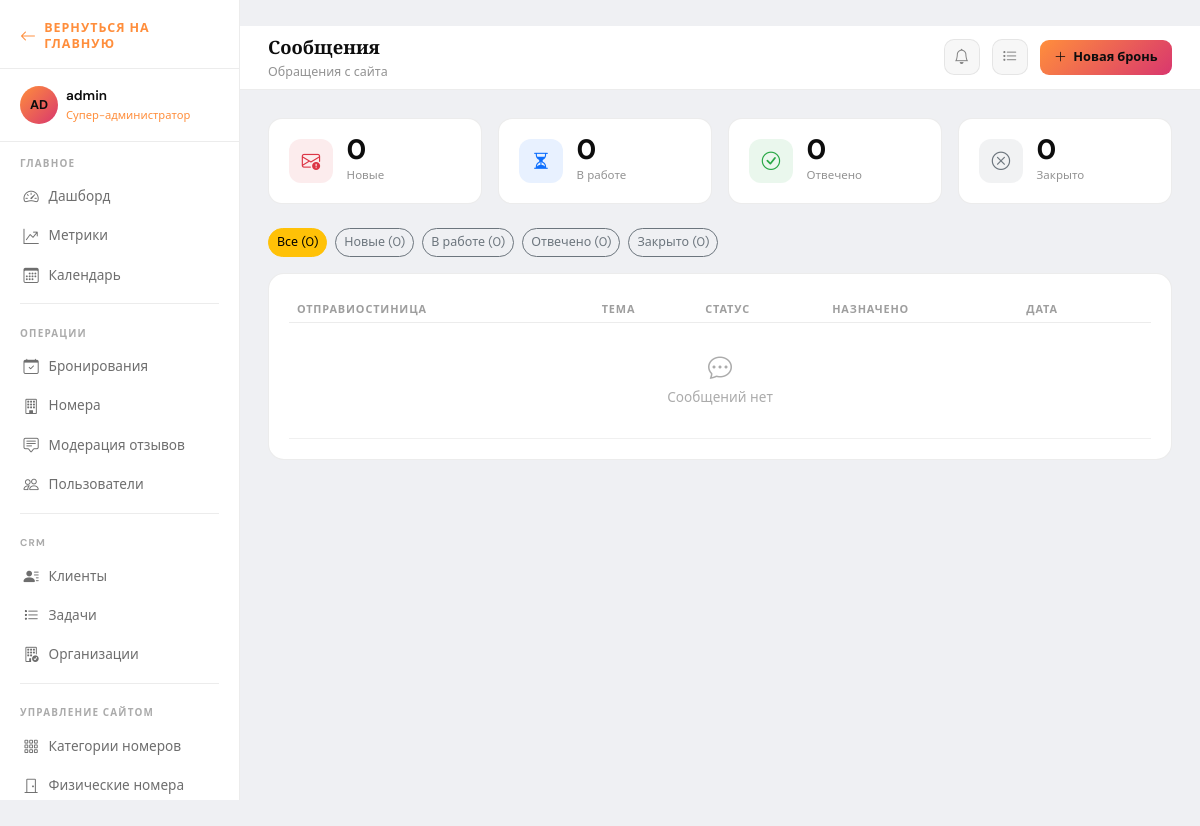
The app's page /notifications/messages/ (signed in) with its own data.
### apps/accounts/models.py (models this page shows, shortened)
class User(AbstractUser, TimeStampedModel):
    username = None
    email = models.EmailField(_("email"), unique=True)
    role = models.CharField(
        _("роль"),
        max_length=20,
        choices=UserRole.choices,
        default=UserRole.USER,
        db_index=True,
    )
    phone = models.CharField(
        _("телефон"), max_length=20, blank=True, validators=[phone_validator]
    )
    patronymic = models.CharField(_("отчество"), max_length=150, blank=True)
    date_of_birth = models.DateField(_("дата рождения"), null=True, blank=True)
    avatar = models.ImageField(
        _("аватар"), upload_to="avatars/%Y/%m/", null=True, blank=True
    )
    preferred_language = models.CharField(
        _("язык интерфейса"), max_length=10, default="ru", blank=True,
        choices=[("ru", "Русский"), ("en", "English")],
    )
    marketing_consent    = models.BooleanField(_("согласие на рассылку"), default=False)
    email_notifications  = models.BooleanField(_("email-уведомления"),    default=True)
    USERNAME_FIELD  = "email"
    REQUIRED_FIELDS = []
    objects = UserManager()
    class Meta:
        verbose_name         = _("пользоваостиница")
        verbose_name_plural  = _("пользователи")
        ordering             = ["-created_at"]
        indexes = [
            models.Index(fields=["role", "is_active"]),
        ]
    @property
    def is_plain_user(self) -> bool:
        return self.role == UserRole.USER and not self.is_superuser
    @property
    def is_receptionist(self) -> bool:
        return self.has_role(UserRole.RECEPTIONIST)
    @property
    def is_manager(self) -> bool:
        return self.has_role(UserRole.MANAGER)
    @property
    def is_admin(self) -> bool:
        return self.has_role(UserRole.ADMIN)
    @property
    def is_super_admin(self) -> bool:
        return self.is_superuser or self.role == UserRole.SUPER_ADMIN
    def has_role(self, minimum_role: str) -> bool:
        if self.is_superuser:
            return True
        return role_gte(self.role, minimum_role)
    def get_short_name(self) -> str:
        return self.first_name or self.email.split("@")[0]
    def get_initials(self) -> str:
        parts = [self.first_name[:1], self.last_name[:1]]
        return "".join(p for p in parts if p).upper() or self.email[:2].upper()
    @property
    def push_notifications_unread_count(self) -> int:
        return self.push_notifications.filter(is_read=False).count()

### apps/notifications/views.py (the view)
# urls.py: path("messages/",           views.ContactMessageListView.as_view(),   name="contact_messages"),
class ContactMessageListView(ReceptionistRequiredMixin, View):
    template_name = "notifications/contact_messages.html"
    def get(self, request):
        status_filter = request.GET.get("status", "")
        qs = ContactMessage.objects.select_related("sender_user", "assigned_to").order_by("-created_at")
        if status_filter:
            qs = qs.filter(status=status_filter)
        counts = {
            "new":      ContactMessage.objects.filter(status="new").count(),
            "in_work":  ContactMessage.objects.filter(status="in_work").count(),
            "answered": ContactMessage.objects.filter(status="answered").count(),
            "closed":   ContactMessage.objects.filter(status="closed").count(),
            "total":    ContactMessage.objects.count(),
        }
        counts_list = [
            ("new",      "Новые",    "#dc3545", "envelope-exclamation", counts["new"]),
            ("in_work",  "В работе", "#0d6efd", "hourglass-split",      counts["in_work"]),
            ("answered", "Отвечено", "#28a745", "check-circle",         counts["answered"]),
            ("closed",   "Закрыто",  "#6c757d", "x-circle",             counts["closed"]),
        ]
        return render(request, self.template_name, {
            "messages_qs":    qs,
            "counts":         counts,
            "counts_list":    counts_list,
            "status_filter":  status_filter,
            "status_choices": ContactMessage.Status.choices,
        })

### templates/notifications/contact_messages.html (shortened to what this page needs)
﻿{% extends "dashboard/base_dashboard.html" %}
{% block dashboard_title %}Сообщения{% endblock %}
{% block dashboard_subtitle %}Обращения с сайта{% endblock %}
{% block dashboard_content %}
<div class="row g-3 mb-4">
  {% for status, label, color, icon, cnt in counts_list %}
  <div class="col-6 col-md-3">
    <div class="kpi-card">
      <div class="kpi-icon" style="background:{{ color }}18;color:{{ color }}"><i class="bi bi-{{ icon }}"></i></div>
      <div>
        <div class="kpi-value">{{ cnt }}</div>
        <div class="kpi-label">{{ label }}</div>
      </div>
    </div>
  </div>
  {% endfor %}
</div>
<div class="d-flex gap-2 mb-3 flex-wrap">
  <a href="{% url 'notifications:contact_messages' %}"
     class="btn btn-sm {% if not status_filter %}btn-warning{% else %}btn-outline-secondary{% endif %}"
     style="border-radius:20px;font-size:.78rem">Все ({{ counts.total }})</a>
  <a href="?status=new"
     class="btn btn-sm {% if status_filter == 'new' %}btn-danger{% else %}btn-outline-secondary{% endif %}"
     style="border-radius:20px;font-size:.78rem">Новые ({{ counts.new }})</a>
  <a href="?status=in_work"
     class="btn btn-sm {% if status_filter == 'in_work' %}btn-primary{% else %}btn-outline-secondary{% endif %}"
     style="border-radius:20px;font-size:.78rem">В работе ({{ counts.in_work }})</a>
  <a href="?status=answered"
     class="btn btn-sm {% if status_filter == 'answered' %}btn-success{% else %}btn-outline-secondary{% endif %}"
     style="border-radius:20px;font-size:.78rem">Отвечено ({{ counts.answered }})</a>
  <a href="?status=closed"
     class="btn btn-sm {% if status_filter == 'closed' %}btn-secondary{% else %}btn-outline-secondary{% endif %}"
     style="border-radius:20px;font-size:.78rem">Закрыто ({{ counts.closed }})</a>
</div>
<div class="dash-card">
  <div class="dash-table-wrap">
    <table class="dash-table">
      <thead>
        <tr>
          <th>Отправиостиница</th>
          <th>Тема</th>
          <th>Статус</th>
          <th>Назначено</th>
          <th>Дата</th>
          <th></th>
        </tr>
      </thead>
      <tbody>
        {% for msg in messages_qs %}
        <tr>
          <td>
            <div class="guest-name">{{ msg.sender_name }}</div>
            <div class="guest-sub">{{ msg.sender_email }}{% if msg.sender_phone %} · {{ msg.sender_phone }}{% endif %}</div>
          </td>
          <td class="text-muted-sm">{{ msg.subject|default:"Без темы" }}</td>
          <td>
            {% if msg.status == "new" %}
              <span style="background:rgba(220,53,69,.12);color:#dc3545;border-radius:6px;padding:.2rem .6rem;font-size:.72rem;font-weight:700">Новое</span>
            {% elif msg.status == "in_work" %}
              <span style="background:rgba(13,110,253,.12);color:#0d6efd;border-radius:6px;padding:.2rem .6rem;font-size:.72rem;font-weight:700">В работе</span>
            {% elif msg.status == "answered" %}
              <span style="background:rgba(40,167,69,.12);color:#28a745;border-radius:6px;padding:.2rem .6rem;font-size:.72rem;font-weight:700">Отвечено</span>
            {% else %}
              <span style="background:rgba(108,117,125,.12);color:#6c757d;border-radius:6px;padding:.2rem .6rem;font-size:.72rem;font-weight:700">Закрыто</span>
            {% endif %}
          </td>
          <td class="text-muted-sm">{{ msg.assigned_to.get_short_name|default:"—" }}</td>
          <td class="text-muted-sm">{{ msg.created_at|date:"d.m.Y H:i" }}</td>
          <td>
            <a href="{% url 'notifications:contact_message_detail' msg.pk %}" class="dash-row-link">
              <i class="bi bi-arrow-right"></i>
            </a>
          </td>
        </tr>
        {% empty %}
        <tr>
          <td colspan="6" style="text-align:center;padding:2rem;color:rgba(13,13,13,.35)">
            <i class="bi bi-chat-dots" style="font-size:1.5rem;display:block;margin-bottom:.5rem"></i>
            Сообщений нет
          </td>
        </tr>
        {% endfor %}
      </tbody>
    </table>
  </div>
</div>
{% endblock %}

### templates/dashboard/base_dashboard.html (shortened to what this page needs)
{% extends "base.html" %}
{% load static %}
{% block body_class %}dash-app{% endblock %}
{% block content %}
<div class="dash-layout">
  <aside class="dash-sidebar" id="dashSidebar">
    <div class="sidebar-brand">
      <a href="{% url 'hotel:index' %}" class="sidebar-brand-home" aria-label="Вернуться на главную">
        <i class="bi bi-arrow-left" aria-hidden="true"></i>
        <span>Вернуться на главную</span>
      </a>
    </div>
    <div class="sidebar-user">
      <div class="d-flex align-items-center gap-2">
        <div class="sidebar-user-avatar">
          {% if request.user.avatar %}
            <img src="{{ request.user.avatar.url }}" alt="" />
          {% else %}
            {{ request.user.get_initials }}
          {% endif %}
        </div>
        <div>
          <div class="sidebar-user-name">{{ request.user.get_short_name }}</div>
          <div class="sidebar-user-role">{{ request.user.get_role_display }}</div>
        </div>
      </div>
    </div>
    <ul class="sidebar-nav" style="flex:1;padding-bottom:1rem">
      <div class="sidebar-section-label">Главное</div>
      <li>
        <a href="{% url 'dashboard:index' %}"
           class="{% if request.resolver_match.url_name == 'index' and request.resolver_match.namespace == 'dashboard' %}active{% endif %}">
          <i class="bi bi-speedometer2"></i> Дашборд
        </a>
      </li>
      {% if request.user.is_manager or request.user.is_admin or request.user.is_super_admin or request.user.is_superuser %}
      <li>
        <a href="{% url 'dashboard:metrics' %}"
           class="{% if request.resolver_match.url_name == 'metrics' %}active{% endif %}">
          <i class="bi bi-graph-up-arrow"></i> Метрики
        </a>
      </li>
      {% endif %}
      <li>
        <a href="{% url 'dashboard:calendar' %}"
           class="{% if request.resolver_match.url_name == 'calendar' %}active{% endif %}">
          <i class="bi bi-calendar3"></i> Календарь
        </a>
      </li>
      <div class="sidebar-divider"></div>
      <div class="sidebar-section-label">Операции</div>
      <li>
        <a href="{% url 'bookings:staff_list' %}"
           class="{% if request.resolver_match.namespace == 'bookings' %}active{% endif %}">
          <i class="bi bi-calendar-check"></i> Бронирования
        </a>
      </li>
      <li>
        <a href="{% url 'dashboard:rooms' %}"
           class="{% if request.resolver_match.url_name == 'rooms' %}active{% endif %}">
          <i class="bi bi-building"></i> Номера
        </a>
      </li>
      {% if request.user.is_receptionist %}
      <li>
        <a href="{% url 'dashboard:reviews' %}"
           class="{% if request.resolver_match.url_name == 'reviews' %}active{% endif %}">
          <i class="bi bi-chat-square-text"></i> Модерация отзывов
        </a>
      </li>
      {% endif %}
      <li>
        <a href="{% url 'accounts:user_list' %}"
           class="{% if request.resolver_match.namespace == 'accounts' and 'user' in request.resolver_match.url_name %}active{% endif %}">
          <i class="bi bi-people"></i> Пользователи
        </a>
      </li>
      <div class="sidebar-divider"></div>
      <div class="sidebar-section-label">CRM</div>
      <li>
        <a href="{% url 'crm:client_list' %}"
           class="{% if request.resolver_match.namespace == 'crm' and 'client' in request.resolver_match.url_name %}active{% endif %}">
          <i class="bi bi-person-lines-fill"></i> Клиенты
        </a>
      </li>
      <li>
        <a href="{% url 'crm:task_list' %}"
           class="{% if request.resolver_match.url_name == 'task_list' %}active{% endif %}">
          <i class="bi bi-list-task"></i> Задачи
        </a>
      </li>
      <li>
        <a href="{% url 'crm:organization_list' %}"
           class="{% if request.resolver_match.url_name == 'organization_list' %}active{% endif %}">
          <i class="bi bi-building-check"></i> Организации
        </a>
      </li>
      <div class="sidebar-divider"></div>
      <div class="sidebar-section-label">Управление сайтом</div>
      <li>
        <a href="{% url 'hotel:staff_category_list' %}"
           class="{% if request.resolver_match.namespace == 'hotel' and 'category' in request.resolver_match.url_name %}active{% endif %}">
          <i class="bi bi-grid-3x3-gap"></i> Категории номеров
        </a>
      </li>
      <li>
        <a href="{% url 'hotel:staff_room_list' %}"
           class="{% if request.resolver_match.namespace == 'hotel' and 'room' in request.resolver_match.url_name and 'category' not in request.resolver_match.url_name %}active{% endif %}">
          <i class="bi bi-door-closed"></i> Физические номера
        </a>
      </li>
    </ul>
  </aside>
  <div class="dash-main">
    <div class="dash-topbar">
      <div class="dash-topbar-info">
        <div class="dash-topbar-title">{% block dashboard_title %}Панель управления{% endblock %}</div>
        <div class="dash-topbar-subtitle">{% block dashboard_subtitle %}{% endblock %}</div>
      </div>
      <div class="dash-topbar-actions">
        {% with unread_count=request.user.push_notifications_unread_count %}
        <div class="notif-wrap">
          <button type="button" class="topbar-icon-btn notif-toggle-btn" id="notifToggleBtn"
                  onclick="toggleNotifPanel(event)" aria-label="Уведомления" aria-expanded="false">
            <i class="bi bi-bell"></i>
          </button>
        </div>
        {% endwith %}
        <a href="{% url 'crm:task_list' %}" class="topbar-icon-btn" title="Задачи">
          <i class="bi bi-list-task"></i>
        </a>
        <a href="{% url 'bookings:staff_create' %}" class="topbar-new-booking" title="Новая бронь">
          <i class="bi bi-plus-lg"></i>
          <span>Новая бронь</span>
        </a>
      </div>
    </div>
    <div class="dash-content">
      {% block dashboard_content %}{% endblock %}
    </div>
  </div>
</div>
{% endblock %}

### records on screen
User: user.get_initials "AD", user.get_short_name "admin", user.role "Супер-администратор"

### other values on screen
{{ cnt }} "0" "0" "0" "0"
{{ label }} "Новые" "В работе" "Отвечено" "Закрыто"
{{ counts.total }} "0"
{{ counts.new }} "0"
{{ counts.in_work }} "0"
{{ counts.answered }} "0"
{{ counts.closed }} "0"
